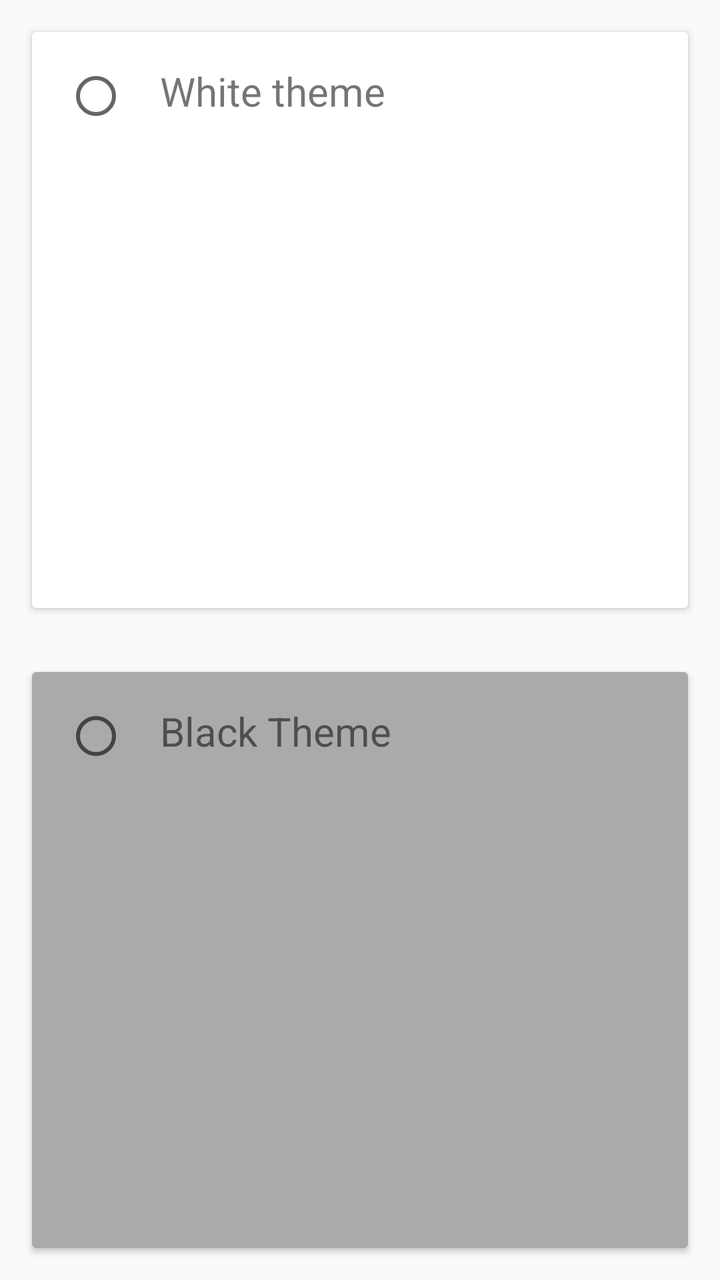
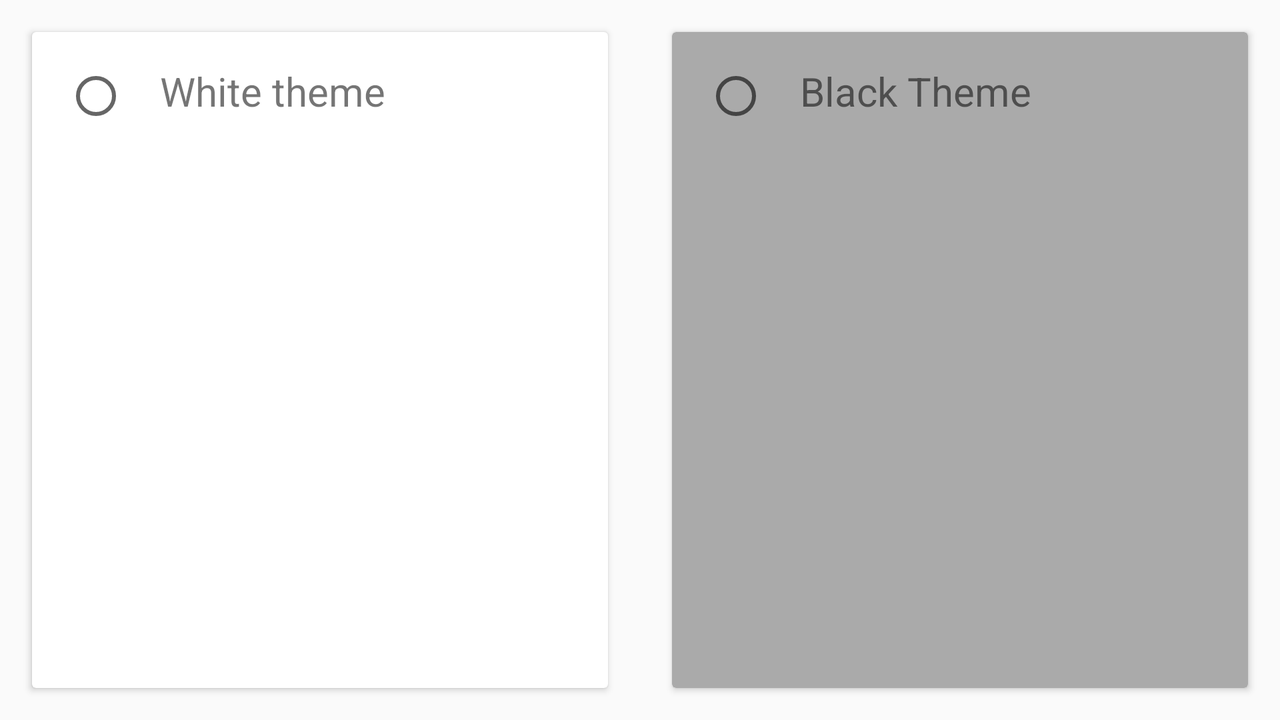

First picture: res/layout/ on a phone held upright. Second picture: the repository's own variant of that layout, on a device whose configuration matches the variant's folder. Source for both follows.
<!-- AndroidManifest.xml: application theme AppTheme.WhiteTheme -->
<!-- res/layout/welcome_chooser_theme_block_layout.xml -->
<?xml version="1.0" encoding="utf-8"?>
<LinearLayout xmlns:android="http://schemas.android.com/apk/res/android"
    android:orientation="vertical" android:layout_width="match_parent"
    android:layout_height="match_parent">
    <include layout="@layout/welcome_chose_theme_content" />
</LinearLayout>
<!-- res/layout/welcome_chose_theme_content.xml (included above) -->
<?xml version="1.0" encoding="utf-8"?>
<merge xmlns:android="http://schemas.android.com/apk/res/android"
    xmlns:app="http://schemas.android.com/apk/res-auto"
    android:layout_width="match_parent"
    android:layout_height="match_parent">

    <android.support.v7.widget.CardView
        android:id="@+id/white_theme_radio_frame"
        android:layout_width="match_parent"
        android:layout_height="match_parent"
        android:layout_margin="@dimen/welcome_page_margin"
        android:layout_weight="1">

        <RelativeLayout
            android:layout_width="match_parent"
            android:layout_height="match_parent">

            <RadioButton
                android:id="@+id/white_theme_radio"
                android:layout_width="wrap_content"
                android:layout_height="wrap_content"
                android:layout_margin="@dimen/welcome_page_margin" />

            <TextView
                android:id="@+id/white_theme_tv"
                android:layout_width="wrap_content"
                android:layout_height="wrap_content"
                android:layout_alignBaseline="@+id/white_theme_radio"
                android:layout_toEndOf="@+id/white_theme_radio"
                android:layout_toRightOf="@+id/white_theme_radio"
                android:text="@string/white_theme_text"
                android:textSize="@dimen/welcome_page_choose_layout_text_size" />

        </RelativeLayout>
    </android.support.v7.widget.CardView>

    <android.support.v7.widget.CardView
        android:id="@+id/black_theme_radio_frame"
        android:layout_width="match_parent"
        android:layout_height="match_parent"
        android:layout_margin="@dimen/welcome_page_margin"
        android:layout_weight="1"
        app:cardBackgroundColor="@android:color/darker_gray">

        <RelativeLayout
            android:layout_width="match_parent"
            android:layout_height="match_parent">

            <RadioButton
                android:id="@+id/black_theme_radio"
                android:layout_width="wrap_content"
                android:layout_height="wrap_content"
                android:layout_alignParentLeft="true"
                android:layout_alignParentStart="true"
                android:layout_alignParentTop="true"
                android:layout_margin="@dimen/welcome_page_margin" />

            <TextView
                android:id="@+id/black_theme_tv"
                android:layout_width="wrap_content"
                android:layout_height="wrap_content"
                android:layout_alignBaseline="@+id/black_theme_radio"
                android:layout_toEndOf="@+id/black_theme_radio"
                android:layout_toRightOf="@+id/black_theme_radio"
                android:ellipsize="marquee"
                android:singleLine="true"
                android:text="@string/black_theme_text"
                android:textSize="@dimen/welcome_page_choose_layout_text_size" />


        </RelativeLayout>
    </android.support.v7.widget.CardView>
</merge>
<!-- resources referenced by this layout -->
<resources>
  <dimen name="welcome_page_choose_layout_text_size">20sp</dimen>
  <dimen name="welcome_page_margin">16dp</dimen>
  <string name="black_theme_text">Black Theme</string>
  <string name="white_theme_text">White theme</string>
  <style name="AppTheme.WhiteTheme" parent="AppTheme">
  
      </style>
  <style name="AppTheme" parent="Theme.AppCompat.Light.DarkActionBar">
          
          <item name="colorPrimary">@color/colorPrimary</item>
          <item name="colorPrimaryDark">@color/colorPrimaryDark</item>
          <item name="colorAccent">@color/colorAccent</item>
      </style>
  <color name="colorPrimary">#F44336</color>
  <color name="colorPrimaryDark">#B71C1C</color>
  <color name="colorAccent">#3F51B5</color>
</resources>
<!-- res/layout-land/welcome_chooser_theme_block_layout.xml (the repository's variant of the layout above) -->
<!-- drawn on the phone turned sideways -->
<?xml version="1.0" encoding="utf-8"?>
<LinearLayout xmlns:android="http://schemas.android.com/apk/res/android"
    android:orientation="horizontal" android:layout_width="match_parent"
    android:layout_height="match_parent">
    <include layout="@layout/welcome_chose_theme_content" />
</LinearLayout>
